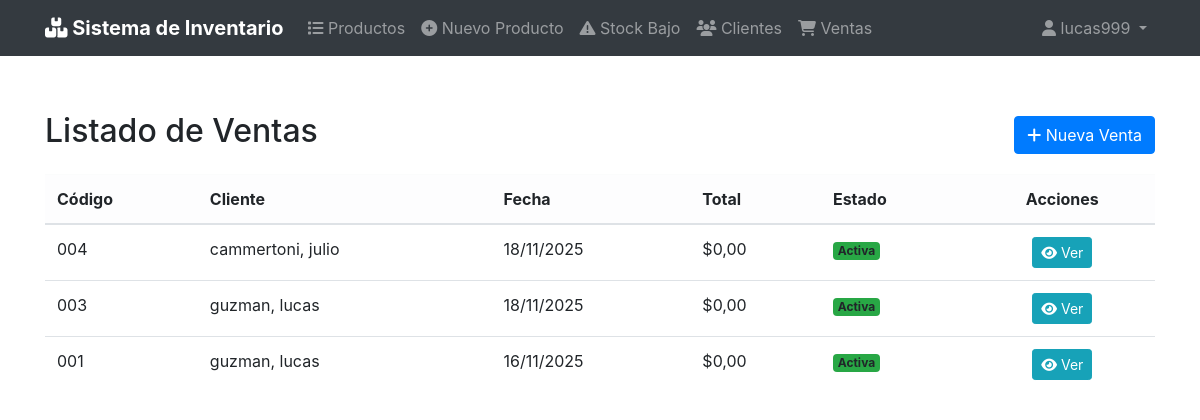
Page /ventas/ (signed in) on the committed database.
### ventas/models.py (models this page shows, shortened)
class Venta(models.Model):
    codigo = models.CharField(max_length=20, unique=True)
    cliente = models.ForeignKey(Cliente, on_delete=models.CASCADE)
    fecha = models.DateTimeField(auto_now_add=True)
    total = models.DecimalField(max_digits=10, decimal_places=2, default=0)
    anulada = models.BooleanField(default=False)

### clientes/models.py (models this page shows)
class Cliente(models.Model):
    nombre = models.CharField(max_length=100)
    apellido = models.CharField(max_length=100, blank=True, null=True)        # ← nullable
    documento = models.CharField(max_length=20, unique=True, blank=True, null=True)  # ← nullable
    email = models.EmailField(blank=True, null=True)
    telefono = models.CharField(max_length=20, blank=True, null=True)
    direccion = models.CharField(max_length=200, blank=True, null=True)
    def __str__(self):
        return f"{self.apellido or ''}, {self.nombre}".strip()
    class Meta:
        ordering = ['apellido', 'nombre']

### ventas/views.py (the view)
# urls.py: path('', views.VentaListView.as_view(), name='venta_list'),
class VentaListView(LoginRequiredMixin, ListView):
    model = Venta
    template_name = 'ventas/venta_list.html'
    context_object_name = 'ventas'
    ordering = ['-fecha']

### templates/ventas/venta_list.html (shortened to what this page needs)
{% extends 'base.html' %}
{% block content %}
<div class="d-flex justify-content-between align-items-center mb-3">
    <h2>Listado de Ventas</h2>
    <a href="{% url 'venta_create' %}" class="btn btn-primary">
        <i class="fas fa-plus"></i> Nueva Venta
    </a>
</div>
<table class="table table-hover align-middle">
    <thead class="table-light">
        <tr>
            <th>Código</th>
            <th>Cliente</th>
            <th>Fecha</th>
            <th>Total</th>
            <th>Estado</th>
            <th class="text-center">Acciones</th>
        </tr>
    </thead>
    <tbody>
        {% for venta in ventas %}
        <tr>
            <td>{{ venta.codigo }}</td>
            <td>{{ venta.cliente }}</td>
            <td>{{ venta.fecha|date:"d/m/Y" }}</td>
            <td>${{ venta.total }}</td>
            <td>
                {% if venta.anulada %}
                    <span class="badge bg-danger">Anulada</span>
                {% else %}
                    <span class="badge bg-success">Activa</span>
                {% endif %}
            </td>
            <td class="text-center">
                <a href="{% url 'venta_detail' venta.pk %}" class="btn btn-sm btn-info">
                    <i class="fas fa-eye"></i> Ver
                </a>
            </td>
        </tr>
        {% empty %}
        <tr>
            <td colspan="6" class="text-center text-muted">No hay ventas registradas</td>
        </tr>
        {% endfor %}
    </tbody>
</table>
{% endblock %}

### templates/base.html (shortened to what this page needs)
{% load bootstrap4 %}
{% load static %}
<!DOCTYPE html>
<html lang="es">
<head>
    {% bootstrap_css %}
    <link rel="stylesheet" href="https://cdnjs.cloudflare.com/ajax/libs/font-awesome/6.5.0/css/all.min.css">
</head>
<body>
    <nav class="navbar navbar-expand-lg navbar-dark bg-dark">
        <div class="container">
            <a class="navbar-brand" href="{% url 'productos:producto_list' %}">
                <i class="fas fa-boxes"></i> Sistema de Inventario
            </a>
            <div class="collapse navbar-collapse" id="navbarNav">
                <ul class="navbar-nav mr-auto">
                    {% if perms.productos.view_producto %}
                        <li class="nav-item">
                            <a class="nav-link" href="{% url 'productos:producto_list' %}">
                                <i class="fas fa-list"></i> Productos
                            </a>
                        </li>
                        <li class="nav-item">
                            <a class="nav-link" href="{% url 'productos:producto_create' %}">
                                <i class="fas fa-plus-circle"></i> Nuevo Producto
                            </a>
                        </li>
                        <li class="nav-item">
                            <a class="nav-link" href="{% url 'productos:stock_bajo_list' %}">
                                <i class="fas fa-exclamation-triangle"></i> Stock Bajo
                            </a>
                        </li>
                    {% endif %}
                    {% if perms.clientes.view_cliente %}
                        <li class="nav-item">
                            <a class="nav-link" href="{% url 'clientes:cliente_list' %}">
                                <i class="fas fa-users"></i> Clientes
                            </a>
                        </li>
                    {% endif %}
                    {% if perms.ventas.view_venta %}
                        <li class="nav-item">
                            <a class="nav-link" href="{% url 'venta_list' %}">
                                <i class="fas fa-shopping-cart"></i> Ventas
                            </a>
                        </li>
                    {% endif %}
                </ul>
                <ul class="navbar-nav ml-auto">
                    {% if user.is_authenticated %}
                        <li class="nav-item dropdown">
                            <a class="nav-link dropdown-toggle" href="#" id="userDropdown" role="button"
                               data-toggle="dropdown" aria-haspopup="true" aria-expanded="false">
                                <i class="fas fa-user"></i> {{ user.username }}
                            </a>
                        </li>
                    {% else %}
                        <li class="nav-item">
                            <a class="nav-link" href="{% url 'account_login' %}">
                                <i class="fas fa-sign-in-alt"></i> Iniciar sesión
                            </a>
                        </li>
                    {% endif %}
                </ul>
            </div>
        </div>
    </nav>
    <div class="container mt-4">
        <div class="d-flex justify-content-between align-items-center mb-4">
        </div>
        {% block content %}{% endblock %}
    </div>
</body>
</html>

### templates/base.html (style rules this page uses)
.navbar-brand { font-weight: bold; }

### rows in the picture
Venta: codigo "004", cliente "cammertoni, julio", fecha "18/11/2025", total "0,00", anulada "Activa"
Venta: codigo "003", cliente "guzman, lucas", fecha "18/11/2025", total "0,00", anulada "Activa"
Venta: codigo "001", cliente "guzman, lucas", fecha "16/11/2025", total "0,00", anulada "Activa"

### other values in the picture
{{ user.username }} "lucas999"
